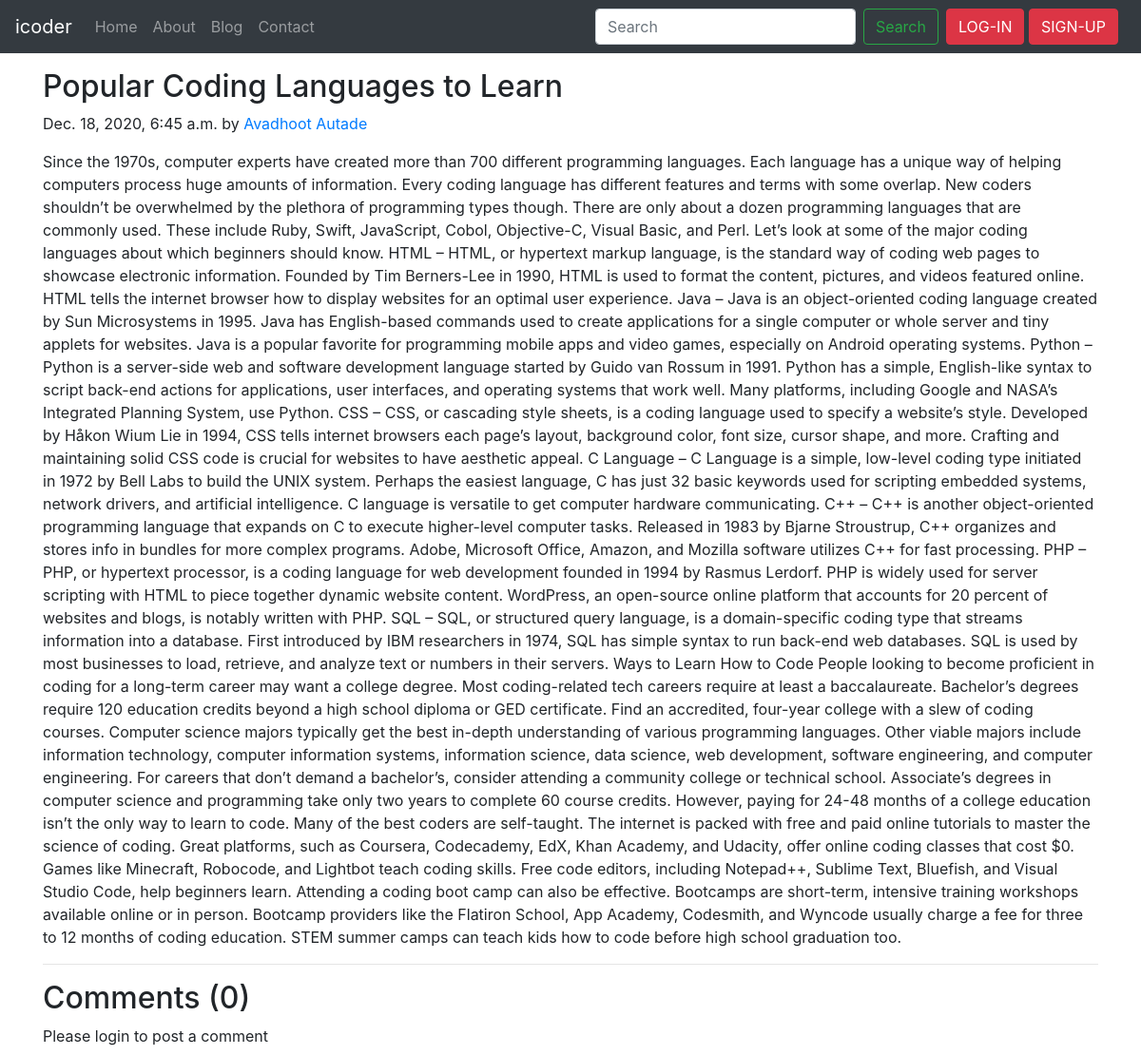
/blog/post-second, run on the app's committed database.
### blog/models.py (models this page shows, shortened)
class Post(models.Model):
    sno=models.AutoField(primary_key=True)
    title=models.CharField(max_length=255)
    author=models.CharField(max_length=40)
    slug=models.CharField(max_length=130)
    timeStamp=models.DateTimeField(blank=True)
    content=models.TextField()

### blog/views.py (the view)
# urls.py: path('<str:slug>', views.blogPost, name="blogPost"),
def blogPost(request, slug):
    post=Post.objects.filter(slug=slug).first()
    comments= BlogComment.objects.filter(post=post, parent=None)
    replies= BlogComment.objects.filter(post=post).exclude(parent=None)
    replyDict={}
    for reply in replies:
        if reply.parent.sno not in replyDict.keys():
            replyDict[reply.parent.sno]=[reply]
        else:
            replyDict[reply.parent.sno].append(reply)
    context={'post':post, 'comments': comments, 'user': request.user, 'replyDict': replyDict}
    return render(request, "blog/blogPost.html", context)

### templates/blog/blogPost.html (shortened to what this page needs)
{% extends 'base.html' %}
{% block body %}
{% load humanize %}
{% load extras %}
<div class="container my-3">
    <h2 class="blog-post-title">{{post.title}}</h2>
    <p class="blog-post-meta">{{post.timeStamp}} by <a href="/about">{{post.author}}</a></p>
    <p>{{post.content|safe}}</p>
    <hr>
</div>
<div class="container">
    <h2> Comments ({{comments.count}}) </h2>
    <div class="my-2">
        {% if user.is_authenticated %}
        <form action="/blog/postComment" method="post">
            {% csrf_token %}
            <div class="form-group">
                <label for="exampleInputEmail1">Post Comment </label>
                <input type="text" class="form-control" name="comment" placeholder="Enter comment here">
            </div>
            <input type="hidden" name="postSno" value="{{post.sno}}">
            <input type="hidden" name="parentSno" value="">
            <button type="submit" class="btn btn-primary">Submit</button>
        </form>
        {% else %}
        Please login to post a comment
        {% endif %}
    </div>
</div>
{% endblock %}

### data on the page
Post: title "Popular Coding Languages to Learn", timeStamp "Dec. 18, 2020, 6:45 a.m.", author "Avadhoot Autade", content "Since the 1970s, computer experts have created more than 700 different programming languages. Each language has a unique way of helping computers process huge amounts of information. Every coding language has different features and terms with some overlap. New coders shouldn’t be overwhelmed by the plethora of programming types though. There are only about a dozen programming languages that are commonly used. These include Ruby, Swift, JavaScript, Cobol, Objective-C, Visual Basic, and Perl. Let’s look at some of the major coding languages about which beginners should know. HTML – HTML, or hypertext markup language, is the standard way of coding web pages to showcase electronic information.…"

### other printed values
{{ comments.count }} "0"
